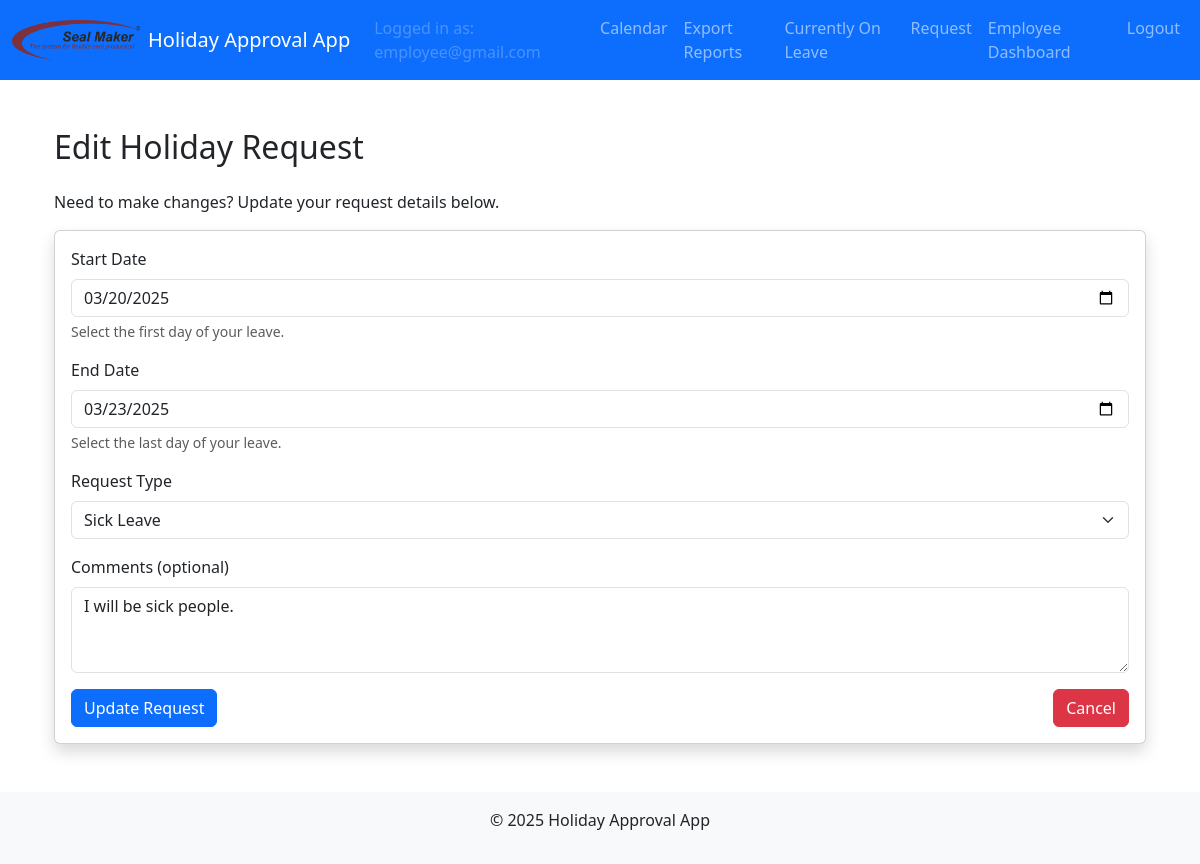
The page /holiday_request/edit/27 (signed in) on the database its author committed.
### models.py (models this page shows, shortened)
class User(UserMixin, db.Model):
    id = db.Column(db.Integer, primary_key=True)
    email = db.Column(db.String(120), unique=True, nullable=False)
    name = db.Column(db.String(120), nullable=True)           # Full name field
    cost_center = db.Column(db.String(50), nullable=True)       # Cost center field
    password_hash = db.Column(db.String(128), nullable=False)
    role = db.Column(db.String(20), nullable=False)             # Roles: employee, supervisor, manager, admin, hr, sub-admin
    time_off_balance = db.Column(db.Float, nullable=False, default=20.0, server_default="20.0")
    active = db.Column(db.Boolean, nullable=False, default=True, server_default="1")
    department = db.Column(db.String(100), nullable=True)       # Department field
    force_password_reset = db.Column(db.Boolean, nullable=False, default=False, server_default="0")

class HolidayRequest(db.Model):
    id = db.Column(db.Integer, primary_key=True)
    user_id = db.Column(db.Integer, db.ForeignKey('user.id'), nullable=False)
    start_date = db.Column(db.Date, nullable=False)
    end_date = db.Column(db.Date, nullable=False)
    request_type = db.Column(db.String(50), nullable=False)  # e.g., 'vacation', 'time compensation'
    status = db.Column(db.String(20), nullable=False, default='pending')
    comment = db.Column(db.String(200))
    user = db.relationship('User', backref=db.backref('holiday_requests', lazy=True))

### main/routes.py (the view, shortened to what this page needs)
@main_bp.route('/holiday_request/edit/<int:request_id>', methods=['GET', 'POST'])
@login_required
def edit_holiday_request(request_id):
    holiday_request = HolidayRequest.query.get_or_404(request_id)
    if current_user.role != 'employee' or holiday_request.user_id != current_user.id:
        flash("You are not authorized to edit this request.", "danger")
        return redirect(url_for('main.holiday_requests'))
    if holiday_request.status != 'pending':
        flash("Only pending requests can be edited.", "warning")
        return redirect(url_for('main.holiday_requests'))
    return render_template('edit_holiday_request.html', holiday_request=holiday_request)

### app.py (called while the page is built)
def create_app():
    app = Flask(__name__)
    app.config.from_object(Config)
    db.init_app(app)
    migrate.init_app(app, db)
    login_manager.init_app(app)
    bcrypt.init_app(app)
    mail.init_app(app)
    login_manager.login_view = 'auth.login'
    @login_manager.user_loader
    def load_user(user_id):
        return User.query.get(int(user_id))
    from auth.routes import auth_bp
    from main.routes import main_bp
    from admin.routes import admin_bp
    from hr.routes import hr_bp
    app.register_blueprint(auth_bp)
    app.register_blueprint(main_bp)
    app.register_blueprint(admin_bp)
    app.register_blueprint(hr_bp)
    return app

### templates/edit_holiday_request.html (shortened to what this page needs)
{% extends "layout.html" %}
{% block content %}
<div class="container py-4">
  <h2 class="mb-4">Edit Holiday Request</h2>
  <p>Need to make changes? Update your request details below.</p>
  <div class="card shadow">
    <div class="card-body">
      <form method="POST" action="{{ url_for('main.edit_holiday_request', request_id=holiday_request.id) }}" novalidate>
        <div class="mb-3">
          <label for="start_date" class="form-label">Start Date</label>
          <input
            type="date"
            class="form-control"
            id="start_date"
            name="start_date"
            value="{{ holiday_request.start_date.strftime('%Y-%m-%d') }}"
            required
          >
          <div class="form-text">Select the first day of your leave.</div>
        </div>
        <div class="mb-3">
          <label for="end_date" class="form-label">End Date</label>
          <input
            type="date"
            class="form-control"
            id="end_date"
            name="end_date"
            value="{{ holiday_request.end_date.strftime('%Y-%m-%d') }}"
            required
          >
          <div class="form-text">Select the last day of your leave.</div>
        </div>
        <div class="mb-3">
          <label for="request_type" class="form-label">Request Type</label>
          <select
            class="form-select"
            id="request_type"
            name="request_type"
            required
          >
            <option value="sick leave" {% if holiday_request.request_type == 'sick leave' %}selected{% endif %}>Sick Leave</option>
          </select>
        </div>
        <div class="mb-3">
          <label for="comment" class="form-label">Comments (optional)</label>
          <textarea
            class="form-control"
            id="comment"
            name="comment"
            rows="3"
            placeholder="Any specific details or reasons for the request?"
          >{{ holiday_request.comment or '' }}</textarea>
        </div>
        <div class="d-flex justify-content-between">
          <button type="submit" class="btn btn-primary">Update Request</button>
          <a href="{{ url_for('main.holiday_requests') }}" class="btn btn-danger">Cancel</a>
        </div>
      </form>
    </div>
  </div>
</div>
{% endblock %}

### templates/layout.html (shortened to what this page needs)
<!doctype html>
<html lang="en">
  <head>
    <link
      href="https://cdn.jsdelivr.net/npm/bootstrap@5.3.0/dist/css/bootstrap.min.css"
      rel="stylesheet"
    >
    <link rel="stylesheet" href="{{ url_for('static', filename='css/styles.css') }}">
  </head>
  <body>
    <nav class="navbar navbar-expand-lg navbar-dark bg-primary">
      <div class="container-fluid">
        <a class="navbar-brand d-flex align-items-center" href="{{ url_for('main.calendar') }}">
          <img
            src="{{ url_for('static', filename='img/logo.png') }}"
            alt="Company Logo"
            height="40"
            class="me-2"
          >
          <span>Holiday Approval App</span>
        </a>
        <div class="collapse navbar-collapse" id="navbarSupportedContent">
          <ul class="navbar-nav ms-auto">
            {% if current_user.is_authenticated %}
              <li class="nav-item">
                <span class="nav-link disabled">
                  Logged in as: {{ current_user.email }}
                </span>
              </li>
              <li class="nav-item">
                <a class="nav-link" href="{{ url_for('main.calendar') }}">Calendar</a>
              </li>
              <li class="nav-item">
                <a class="nav-link" href="{{ url_for('main.export_reports') }}">Export Reports</a>
              </li>
              <li class="nav-item">
                <a class="nav-link" href="{{ url_for('main.currently_on_leave') }}">Currently On Leave</a>
              </li>
              {% if current_user.role == 'employee' %}
                <li class="nav-item">
                  <a class="nav-link" href="{{ url_for('main.new_holiday_request') }}">Request</a>
                </li>
                <li class="nav-item">
                  <a class="nav-link" href="{{ url_for('main.employee_dashboard') }}">Employee Dashboard</a>
                </li>
              {% elif current_user.role == 'supervisor' %}
                <li class="nav-item">
                  <a class="nav-link" href="{{ url_for('main.supervisor_dashboard') }}">Supervisor Dashboard</a>
                </li>
              {% elif current_user.role == 'manager' %}
                <li class="nav-item">
                  <a class="nav-link" href="{{ url_for('main.manager_dashboard') }}">Manager Dashboard</a>
                </li>
              {% elif current_user.role == 'admin' %}
                <li class="nav-item">
                  <a class="nav-link" href="{{ url_for('admin.dashboard') }}">Admin Dashboard</a>
                </li>
              {% elif current_user.role == 'hr' %}
                <li class="nav-item">
                  <a class="nav-link" href="{{ url_for('hr.dashboard') }}">HR Dashboard</a>
                </li>
              {% elif current_user.role == 'management' %}
                <li class="nav-item">
                  <a class="nav-link" href="{{ url_for('main.management_dashboard') }}">Management Dashboard</a>
                </li>
              {% endif %}
              <li class="nav-item">
                <a class="nav-link" href="{{ url_for('auth.logout') }}">Logout</a>
              </li>
            {% else %}
              <li class="nav-item">
                <a class="nav-link" href="{{ url_for('auth.login') }}">Login</a>
              </li>
            {% endif %}
          </ul>
        </div>
      </div>
    </nav>
    <div class="container my-4">
      {% block content %}{% endblock %}
    </div>
    <footer class="bg-light text-center p-3">
      <div class="container">
        <p>&copy; 2025 Holiday Approval App</p>
      </div>
    </footer>
  </body>
</html>

### static/css/styles.css (style rules this page uses)
:root { --bs-primary: #800020; }

### rows shown on the page
User: email "employee@gmail.com"
HolidayRequest: start_date "03/20/2025", end_date "03/23/2025", request_type "Sick Leave", comment "I will be sick people."
